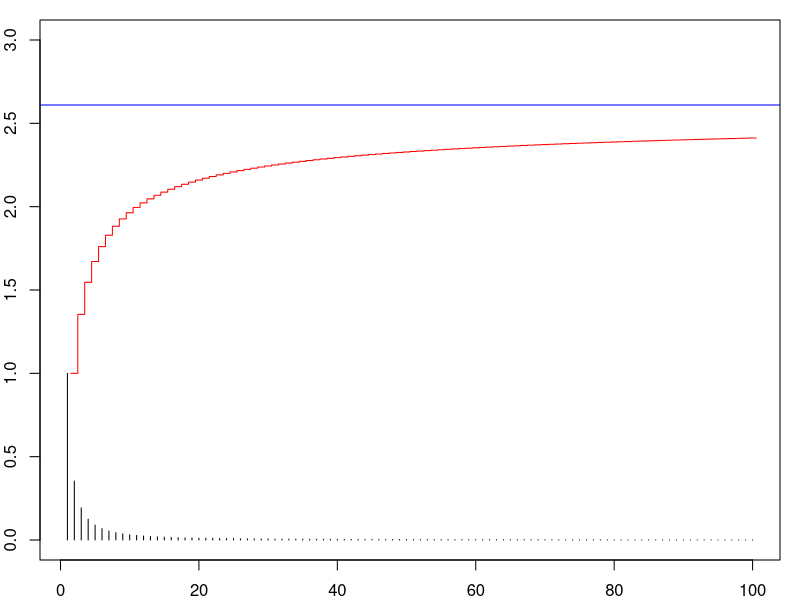
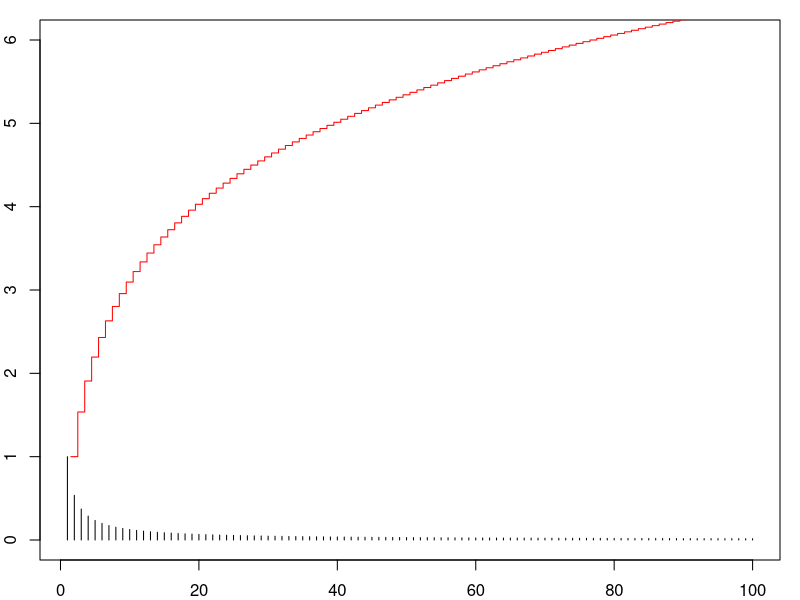
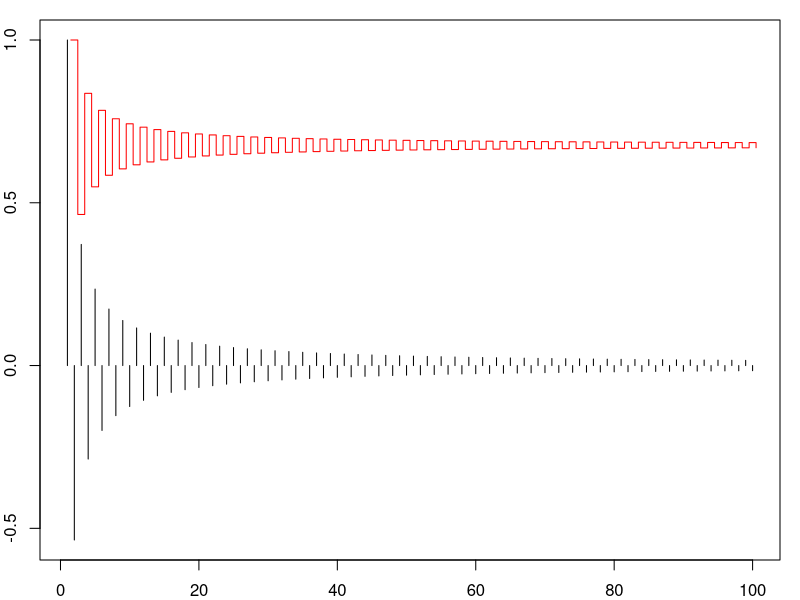
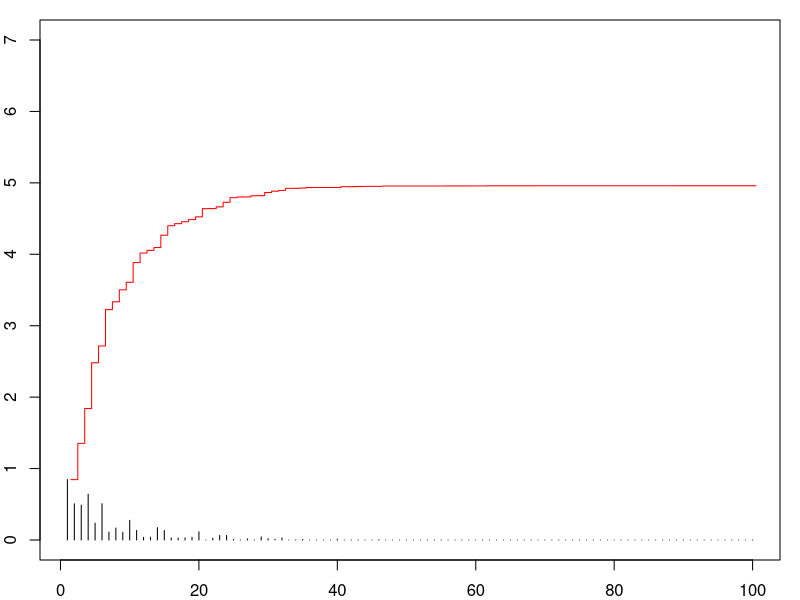
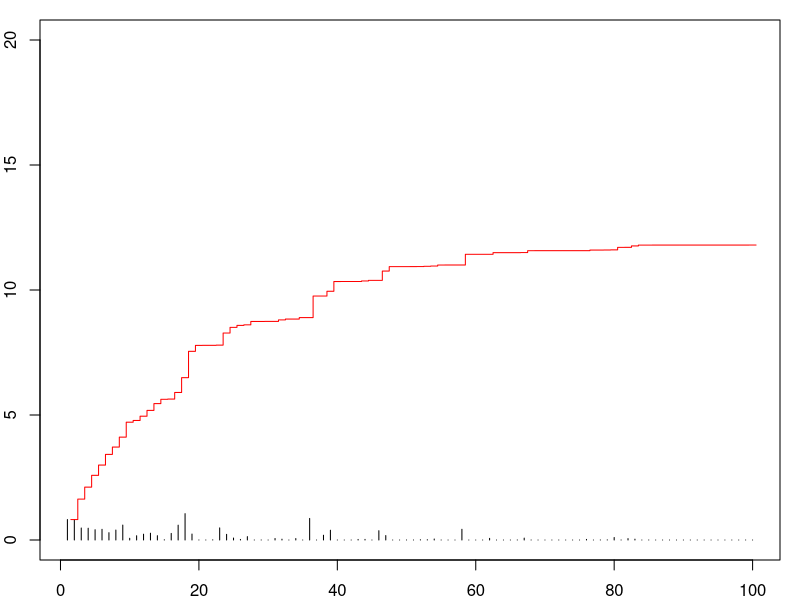
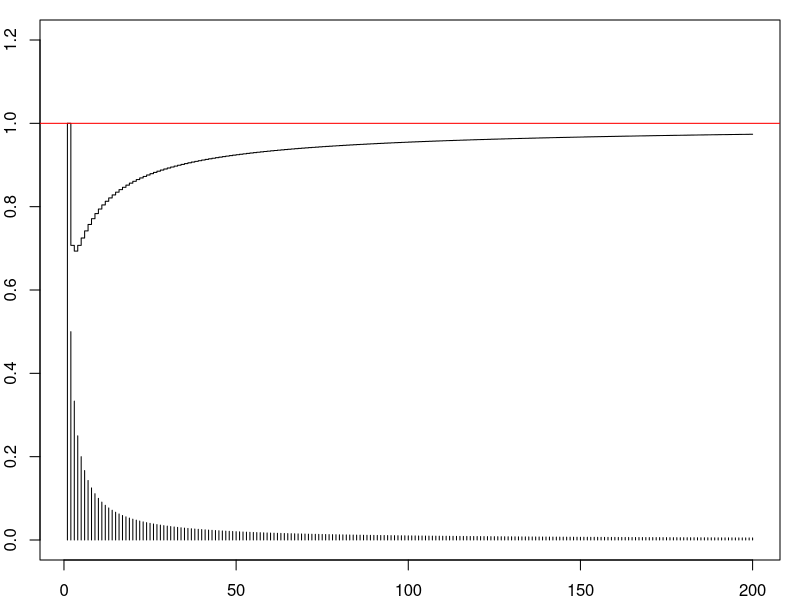
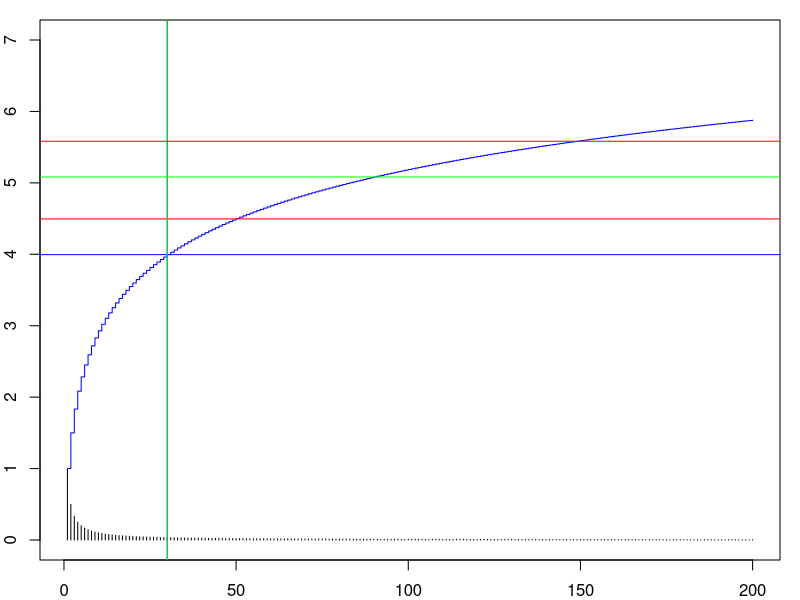
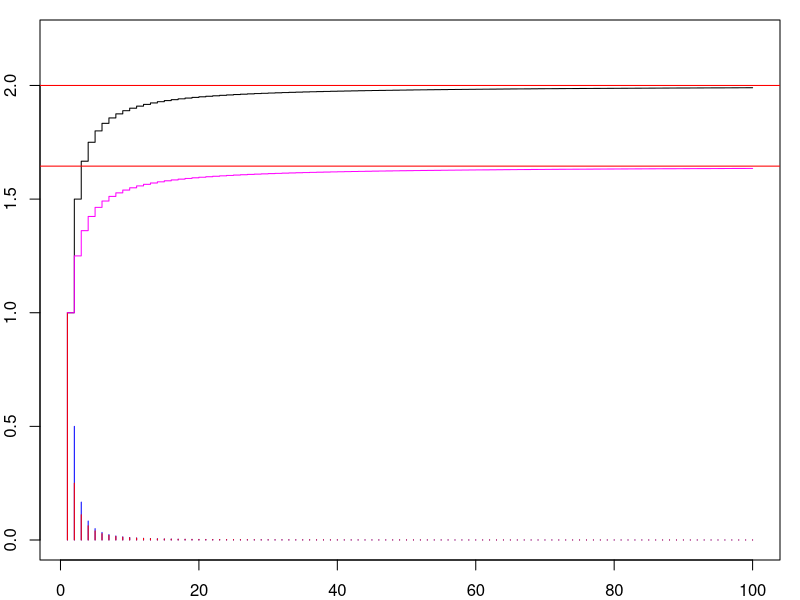

Here is the R script that generated these plots, in order:
#Math 23 Script 2.2B-Series.R
#Module 2, Week 2, subsections 1.6 through 1.9
#Last modified October 6, 2014 by Paul Bamberg

#Topic 1 -- Series and partial sums

#A slowly convergent series
a <- function(n) 1/n^1.5
aVec <- a(1:100) 

par(mar=c(2,2,1,1),pch=20)
plot(1:100,aVec, type = "h",  ylim = c(0,3))

#Calculate the partial sums
sVec <- numeric(100)
for (n in 1:100) sVec[n] <- sum(aVec[1:n]) 

#Add the partial sums to the plot
points(1:100+0.5,sVec, type = "s" , ylim = c(0,5), col = "red")

#We can estimate the sum of the series
sum(a(1:1000))
sum(a(1:10000))
sum(a(1:100000))
abline(h = 2.61, col = "blue")   #just a guess

#A series that diverges to plus infinity
b <- function(n) 1/n^0.9 
bVec <- b(1:100) 
plot(1:100,bVec, type = "h",  ylim = c(0,6))

#Calculate the partial sums
sbVec <- numeric(100)
for (n in 1:100) sbVec[n] <- sum(bVec[1:n]) 

#Add the partial sums to the plot
points(1:100+0.5,sbVec, type = "s",   ylim = c(0,5), col = "red")

#Change some signs and get a convergent alternating series
d <- function(n) ((-1)^(n+1))/n^0.9 
dVec <- d(1:100)
plot(1:100,dVec, type = "h")

#Calculate the partial sums.
sdVec <- numeric(100)
for (n in 1:100) sdVec[n] <- sum(dVec[1:n]) 

#Add the partial sums to the plot.
points(1:100+0.5,sdVec, type = "s", col = "red")


#Topic 2 - Passing and failing the root test

#Choose the lim sup for the nth root of the nth term.
alpha <- 0.8   #less than 1 is what matters
#Sooner or later the nth root will be less than 0.9, perhaps quite a bit less 
pass <- function(n) runif(1, min = 0.7, max = 0.9 )^n
passVec <- numeric(100)
for (i in 1:100) passVec[i] <- pass(i)
plot(1:100,passVec, ylim = c(0,7),type = "h")
#That nth power really makes the terms go to zero quickly!

#Calculate the partial sums
spassVec <- numeric(100)
for (n in 1:100) spassVec[n] <- sum(passVec[1:n]) 

#Add the partial sums to the plot
points(1:100+0.5,spassVec, type = "s", col = "red")

#Now for an example where the root test proves divergence.
alpha <- 1.02   #greater than 1 is what matters
#The nth root will be greater than 1.01 infinitely many times.
#Otherwise the lim sup would be 1.01 or less!
#But this is only the lim sup - many terms may be less.
fail <- function(n) runif(1, min = 0.7, max = 1.01 )^n
failVec <- numeric(100)
for (i in 1:100) failVec[i] <- fail(i)
plot(1:100,failVec, ylim = c(0,20),type = "h")
#That nth power leads to some occasional big terms.
#And there are infinitely many of them!

#Calculate the partial sums
sfailVec <- numeric(100)
for (n in 1:100) sfailVec[n] <- sum(failVec[1:n]) 

#Add the partial sums to the plot
points(1:100+0.5,sfailVec, type = "s", col = "red")
#As n gets large, the occasional jump keeps getting bigger.
#This series diverges to plus infinity.

#Topic 3 -- Why the harmonic series diverges

harm <- function(n) 1/n
#With no random numbers in the function, it is easy to make a vector of values.
harmVec <- harm(1:200)
plot(1:200,harmVec, ylim = c(0,1.2),type = "h")
#We can try the root test
rootVec <- harmVec^(1/1:200)
points(1:200,rootVec, type = "s")   #we already proved that the limit is 1
abline(h = 1, col = "red")
#The lim sup (and the limit) of the roots is 1, and the root test is useless.

#Calculate the partial sums
sumVec <- numeric(200)
for (n in 1:200) sumVec[n] <- sum(harmVec[1:n]) 
plot(1:200,harmVec, ylim = c(0,7),type = "h")
points(1:200,sumVec, type = "s", col = "blue")

#The problem is that the partial sums do not form a Cauchy sequence
#We can check this with an epsilon of 1/2
epsilon <- 1/2
#Try N = 30
N<- 30; abline(h=sumVec[30], col = "blue"); abline(v = 30,, col = "blue" )
abline(h=sumVec[30] + epsilon, col = "red")   #we overshoot the top edge of the band

#Try N = 90
N<- 90; abline(h=sumVec[90], col = "green"); abline(v = 30,, col = "green" )
abline(h=sumVec[90] + epsilon, col = "red")   #we again overshoot the top edge of the band

#The problem can be expressed directly in terms of the series itself.
#Starting with any N, we can find a finite sum of terms that exceeds epsilon
sum(harmVec[31:60])
sum(harmVec[51:100])
sum(harmVec[81:160])
#Perhaps you have guessed the limit of these values.
log(2)      
#This argument is easy to convert into a proof.

#A similar argument shows why the sum of inverse squares converges.
#Start with a sequence that converges to 2.
compVec <- 2 - 1/(1:100)
plot(1:100,compVec, ylim = c(0,2.2),type = "s")
abline(h = 2, col = "red")
#Now form the series for which this is the partial sum
diffVec <- numeric(100); diffVec[1] = 1
for (i in 2:100) diffVec[i] <- compVec[i] - compVec[i-1]
points(1:100,diffVec, type = "h", col = "blue")
#Check that we have got it right.
compVec[60]; sum(diffVec[1:60])


#Now form the series of inverse squares
invSqVec <- numeric(100)
for (i in 1:100) invSqVec[i] <- 1/i^2
points(1:100,invSqVec, type = "h", col = "red")  #never larger
diffVec - invSqVec   #always positive or zero
#So the series of inverse squares converges by the comparison test.

#The partial sums will be smaller for the series of inverse squares
#than for the comparison series.
newsumVec <- numeric(100)
for (n in 1:100) newsumVec[n] <- sum(invSqVec[1:n])
points(1:100,newsumVec, type = "s", col = "magenta")

#Back in the 18th century, Euler figured out the sum.
abline(h=pi^2/6, col = "red")

#Again, this argument is easy to convert to a proof.
